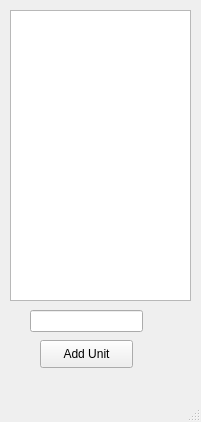
<?xml version="1.0" encoding="UTF-8"?>
<ui version="4.0">
 <class>Unitwindow</class>
 <widget class="QMainWindow" name="Unitwindow">
  <property name="geometry">
   <rect>
    <x>0</x>
    <y>0</y>
    <width>201</width>
    <height>422</height>
   </rect>
  </property>
  <property name="windowTitle">
   <string>MainWindow</string>
  </property>
  <widget class="QWidget" name="centralwidget">
   <widget class="QLineEdit" name="lineEdit">
    <property name="geometry">
     <rect>
      <x>30</x>
      <y>310</y>
      <width>113</width>
      <height>22</height>
     </rect>
    </property>
   </widget>
   <widget class="QTableView" name="tableView">
    <property name="geometry">
     <rect>
      <x>10</x>
      <y>10</y>
      <width>181</width>
      <height>291</height>
     </rect>
    </property>
   </widget>
   <widget class="QPushButton" name="pushButton_addunit">
    <property name="geometry">
     <rect>
      <x>40</x>
      <y>340</y>
      <width>93</width>
      <height>28</height>
     </rect>
    </property>
    <property name="text">
     <string>Add Unit</string>
    </property>
   </widget>
  </widget>
  <widget class="QMenuBar" name="menubar">
   <property name="geometry">
    <rect>
     <x>0</x>
     <y>0</y>
     <width>201</width>
     <height>26</height>
    </rect>
   </property>
  </widget>
  <widget class="QStatusBar" name="statusbar"/>
 </widget>
 <resources/>
 <connections/>
</ui>
